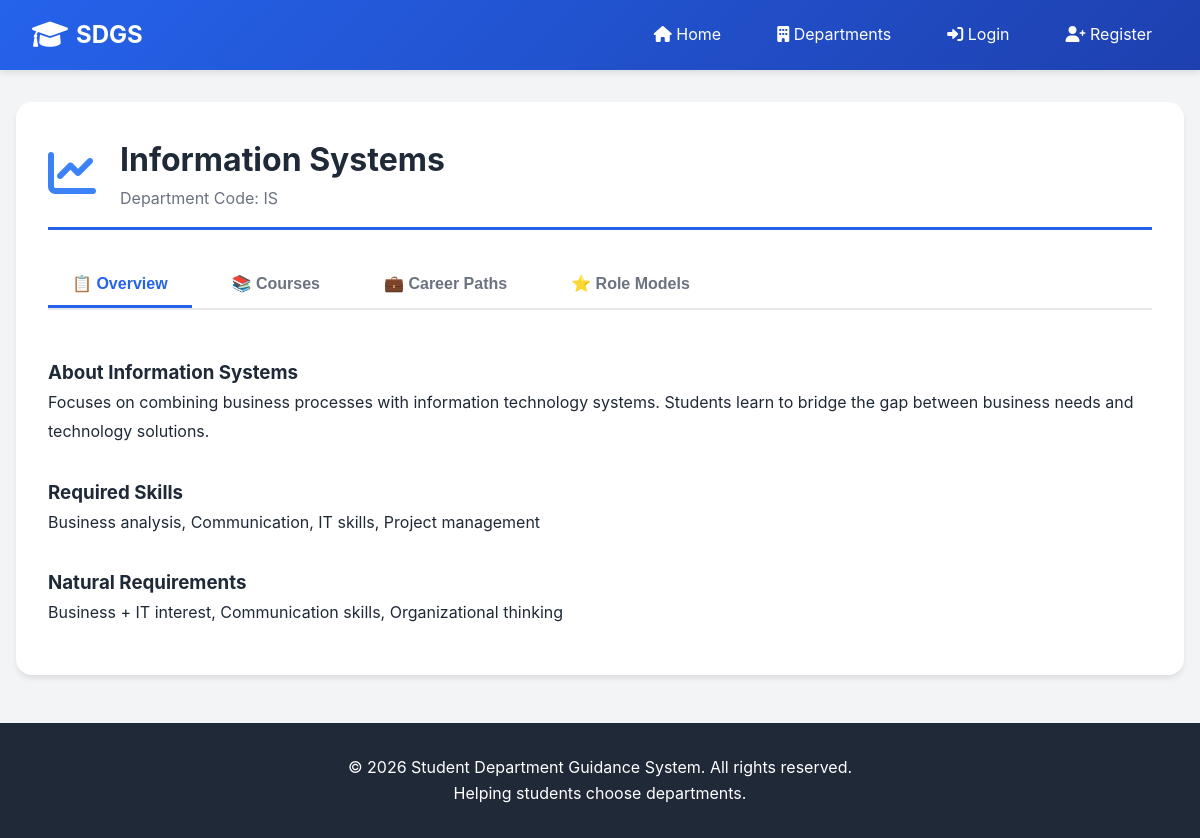
Page /departments.php?dept=IS on the committed database.
### tables this page shows
CREATE TABLE departments (
    dept_id INT PRIMARY KEY AUTO_INCREMENT,
    dept_code VARCHAR(10) UNIQUE NOT NULL,
    dept_name VARCHAR(100) NOT NULL,
    description TEXT,
    required_skills TEXT,
    natural_requirements TEXT,
    created_at TIMESTAMP DEFAULT CURRENT_TIMESTAMP
);

### departments.php (the view, shortened to what this page needs)
<?php
include 'includes/header.php';
$database = new Database();
$db = $database->getConnection();
if(isset($_GET['dept'])) {
    $dept_code = $_GET['dept'];
    $query = "SELECT * FROM departments WHERE dept_code = ?";
    $stmt = $db->prepare($query);
    $stmt->execute([$dept_code]);
    $department = $stmt->fetch(PDO::FETCH_ASSOC);
    if($department) {
        $icon = $dept_code == 'EE' ? 'microchip' : ($dept_code == 'CS' ? 'laptop-code' : ($dept_code == 'IS' ? 'chart-line' : 'cogs'));
        ?>
        <div class="department-detail">
            <div class="department-header">
                <i class="fas fa-<?php echo $icon; ?> fa-3x" style="color: <?php echo $department['color_code'] ?? '#3b82f6'; ?>;"></i>
                <div>
                    <h1><?php echo htmlspecialchars($department['dept_name']); ?></h1>
                    <p style="color: #6b7280;">Department Code: <?php echo htmlspecialchars($department['dept_code']); ?></p>
                </div>
            </div>
            <div class="tabs">
                <button class="tab-btn active" data-tab="overview">📋 Overview</button>
                <button class="tab-btn" data-tab="courses">📚 Courses</button>
                <button class="tab-btn" data-tab="careers">💼 Career Paths</button>
                <button class="tab-btn" data-tab="models">⭐ Role Models</button>
            </div>
            <div id="overview" class="tab-content active">
                <h3>About <?php echo htmlspecialchars($department['dept_name']); ?></h3>
                <p style="line-height: 1.8;"><?php echo nl2br(htmlspecialchars($department['description'])); ?></p>
                <h3 style="margin-top: 2rem;">Required Skills</h3>
                <p style="line-height: 1.8;"><?php echo nl2br(htmlspecialchars($department['required_skills'])); ?></p>
                <h3 style="margin-top: 2rem;">Natural Requirements</h3>
                <p style="line-height: 1.8;"><?php echo nl2br(htmlspecialchars($department['natural_requirements'])); ?></p>
            </div>
        </div>
        <?php
    } else {
        echo '<div class="alert alert-error">Department not found.</div>';
    }
}
?>
<?php include 'includes/footer.php'; ?>

### css/style.css (style rules this page uses)
* { margin: 0; padding: 0; box-sizing: border-box; }
:root { --primary-color: #2563eb; --secondary-color: #1e40af; --success-color: #10b981; --danger-color: #ef4444; --warning-color: #f59e0b; --light-bg: #f3f4f6; --dark-text: #1f2937; --light-text: #6b7280; --white: #ffffff; --border-color: #e5e7eb; --shadow: 0 4px 6px -1px rgba(0, 0, 0, 0.1); }
body { font-family: -apple-system, BlinkMacSystemFont, "Segoe UI", Roboto, Oxygen, Ubuntu, sans-serif; line-height: 1.6; color: var(--dark-text); background-color: var(--light-bg); }
.department-detail { background: var(--white); border-radius: 1rem; padding: 2rem; box-shadow: var(--shadow); margin: 2rem 0; }
.department-header { display: flex; align-items: center; gap: 1.5rem; margin-bottom: 2rem; padding-bottom: 1rem; border-bottom: 3px solid var(--primary-color); }
.tabs { display: flex; gap: 1rem; margin-bottom: 2rem; border-bottom: 2px solid var(--border-color); }
.tab-btn { padding: 0.75rem 1.5rem; border: none; background: none; cursor: pointer; font-size: 1rem; font-weight: 600; color: var(--light-text); transition: all 0.3s ease; border-bottom: 3px solid transparent; }
.tab-btn.active { color: var(--primary-color); border-bottom-color: var(--primary-color); }
.tab-content { display: none; padding: 1rem 0; }
.tab-content.active { display: block; }

### rows in the picture
departments: dept_name "Information Systems", dept_code "IS", description "Focuses on combining business processes with information technology systems. Students learn to bridge the gap between business needs and technology solutions.", required_skills "Business analysis, Communication, IT skills, Project management", natural_requirements "Business + IT interest, Communication skills, Organizational thinking"
